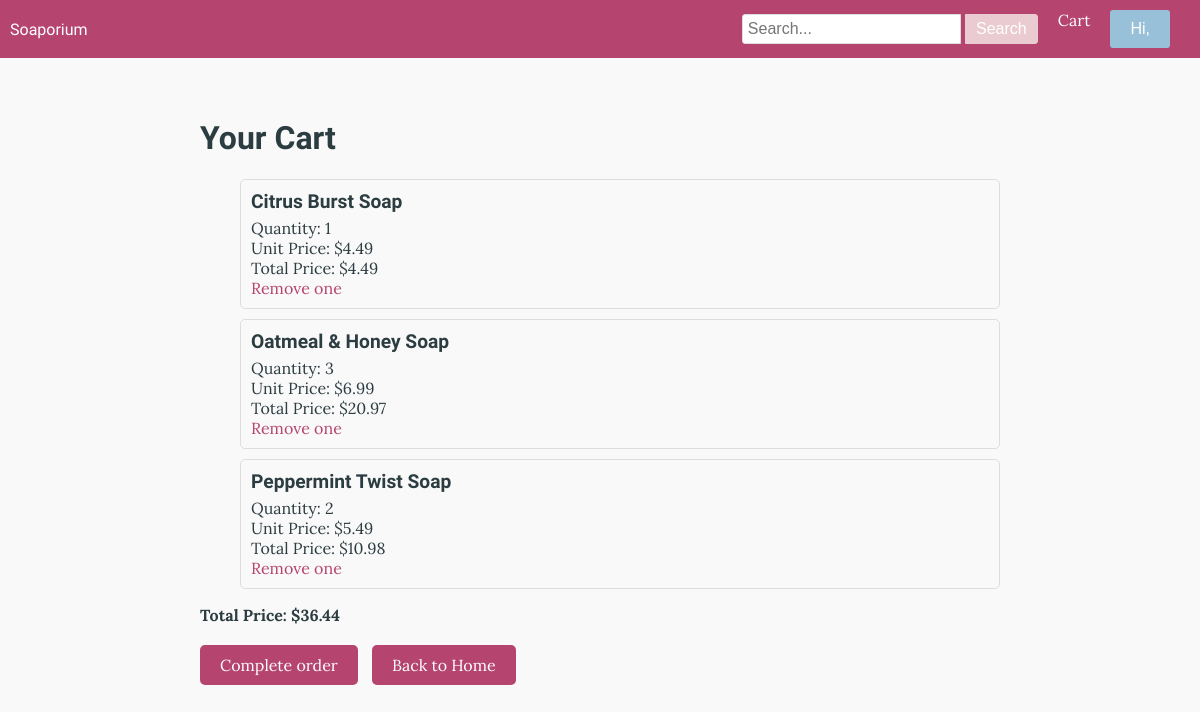
Page /view_current_cart (signed in) on the committed database.
### tables this page shows
CREATE TABLE Soap (soapid INTEGER PRIMARY KEY AUTOINCREMENT, name TEXT NOT NULL, description TEXT, brand TEXT, price REAL NOT NULL, type TEXT, picture TEXT, `ingredients` TEXT);

### routes.py (the view)
@app.route("/view_current_cart")
def view_current_cart():
    userid = session.get("userid")
    if not userid:
        flash("Please log in to view your cart")
        return redirect(url_for("login"))
    conn = sqlite3.connect("Soap.db")
    sql = "SELECT cartid FROM Cart WHERE userid = ? AND status = 'open'"
    cartid = conn.execute(sql, (userid,)).fetchone()
    if cartid:
        cartid = cartid[0]
    if not cartid:
        flash("No cart found")
        conn.close()
        return redirect(url_for("home"))
    """ SQL query that gathers all the items from the cart,
    sums the total quantity of each item,
    and groups the items"""
    sql = """
        SELECT Soap.soapid AS soapid,
               Soap.name AS soap_name,
               Soap.price AS unit_price,
               CartItem.quantity AS soap_quantity,
               CartItem.soapid,
               SUM(CartItem.quantity) AS total_quantity
        FROM CartItem
        JOIN Soap ON Soap.soapid = CartItem.soapid
        WHERE CartItem.cartid = ?
        GROUP BY CartItem.soapid
        """
    cart_items = conn.execute(sql, (cartid,)).fetchall()
    total_price = sum(
        item[2] * item[3]
        for item in cart_items)
    conn.close()
    return render_template(
        "cart.html",
        cart_items=cart_items,
        total_price=total_price,
        cartid=cartid
    )

### templates/cart.html (shortened to what this page needs)
{% extends "home.html" %}
{% block content %}
<div class="cart-container">
    <h1>Your Cart</h1>
    {% if cart_items and cart_items|length > 0 %}
    <ul>
        {% for item in cart_items %}
        <li class="cart-item">
            <h2>{{ item[1] }}</h2>
            <p>Quantity: {{ item[3] }}</p>
            <p>Unit Price: ${{ item[2] }}</p>
            <p>Total Price: ${{ item[2] * item[3] }}</p>
            <a href="{{ url_for('decrease_quantity', cartid=cartid, soapid=item[0] )}}">Remove one</a>
        </li>
        {% endfor %}
    </ul>
    <p class="total-price">Total Price: ${{ total_price }}</p>
    {% else %}
    <p>Your cart is empty</p>
    {% endif %}
    <div class="cart-navigation">
        <a href="{{ url_for('complete_order', cartid=cartid) }}">Complete order</a>
        <a href="{{ url_for('home') }}">Back to Home</a>
    </div>
</div>
{% endblock %}

### templates/home.html (shortened to what this page needs)
<!DOCTYPE html>
<html lang="en">
<head>
    <link rel="stylesheet" href="{{ url_for('static', filename='styles.css') }}">
</head>
<body>
    <div class="top-bar">
        <a href="{{ url_for('home') }}" class="home-link">Soaporium</a>
        <nav class="navbar">
            <ul class="nav-links">
                <li class="search-bar">
                    <form action="{{ url_for('search') }}" method="get">
                        <input type="text" name="search_term" placeholder="Search...">
                        <button type="submit">Search</button>
                    </form>
                </li>
                {% if session.get("userid") %}
                <li><a href="{{ url_for('view_current_cart') }}">Cart</a></li>
                <li class="user-dropdown">
                    <button class="user-dropdown-btn">Hi, {{ user_firstname }}</button>
                </li>
                {% else %}
                <li><a href="{{ url_for('login') }}">Login</a></li>
                <li><a href="{{ url_for('signup') }}">Sign Up</a></li>
                {% endif %}
            </ul>
        </nav>
    </div>
    <div class="content">
        {% block content %}{% endblock %}
    </div>
</body>
</html>

### static/styles.css (style rules this page uses)
.home-link, h1, h2, h3, h4, h5, h6 { font-family: 'Rock Salt', cursive; }
body { font-family: 'Lora', serif; margin: 0; padding: 0; background-color: #faf9f9; color: #2b3d41; }
.top-bar { background-color: #b5446e; color: #fff; padding: 10px; display: flex; justify-content: space-between; align-items: center; }
.home-link { color: #fff; text-decoration: none; }
.navbar { display: flex; align-items: center; }
.nav-links { list-style-type: none; margin: 0; padding: 0; display: flex; }
.nav-links li { margin-right: 20px; }
.nav-links li a { color: #fff; text-decoration: none; }
.search-bar { display: flex; align-items: center; }
.search-bar input[type="text"] { padding: 5px; font-size: 16px; border: 1px solid #ddd; border-radius: 3px 0 0 3px; }
.search-bar button { padding: 5px 10px; font-size: 16px; background-color: #eacbd2; color: #fff; border: 1px solid #eacbd2; border-radius: 0 3px 3px 0; cursor: pointer; }
.user-dropdown { position: relative; }
.content { padding: 20px; }
h2 { margin: 10px 0; font-size: 1.2em; }
.add-to-cart, .user-dropdown-btn, .search.button { display: inline-block; padding: 10px 20px; font-size: 16px; background-color: #98c1d9; color: #fff; border: none; border-radius: 3px; cursor: pointer; text-decoration: none; }
ul, li { list-style-type: none; }
.cart-container { max-width: 800px; margin: 0 auto; padding: 20px; }
.cart-item { border: 1px solid #ddd; border-radius: 5px; padding: 10px; margin-bottom: 10px; background-color: #faf9f9; }
.cart-item h2 { margin: 0 0 5px; }
.cart-item p { margin: 0; }
.cart-item a { color: #b5446e; text-decoration: none; }
.total-price { font-weight: bold; }
.cart-navigation { margin-top: 20px; }
.cart-navigation a { display: inline-block; margin-right: 10px; padding: 10px 20px; background-color: #b5446e; color: #fff; text-decoration: none; border-radius: 5px; }

### rows in the picture
Soap: name "Citrus Burst Soap", item "1", price "4.49", item[2]*item[3] "4.49"
Soap: name "Oatmeal & Honey Soap", soapid "3", price "6.99", item[2]*item[3] "20.97"
Soap: name "Peppermint Twist Soap", item "2", price "5.49", item[2]*item[3] "10.98"

### other values in the picture
{{ total_price }} "36.44"
